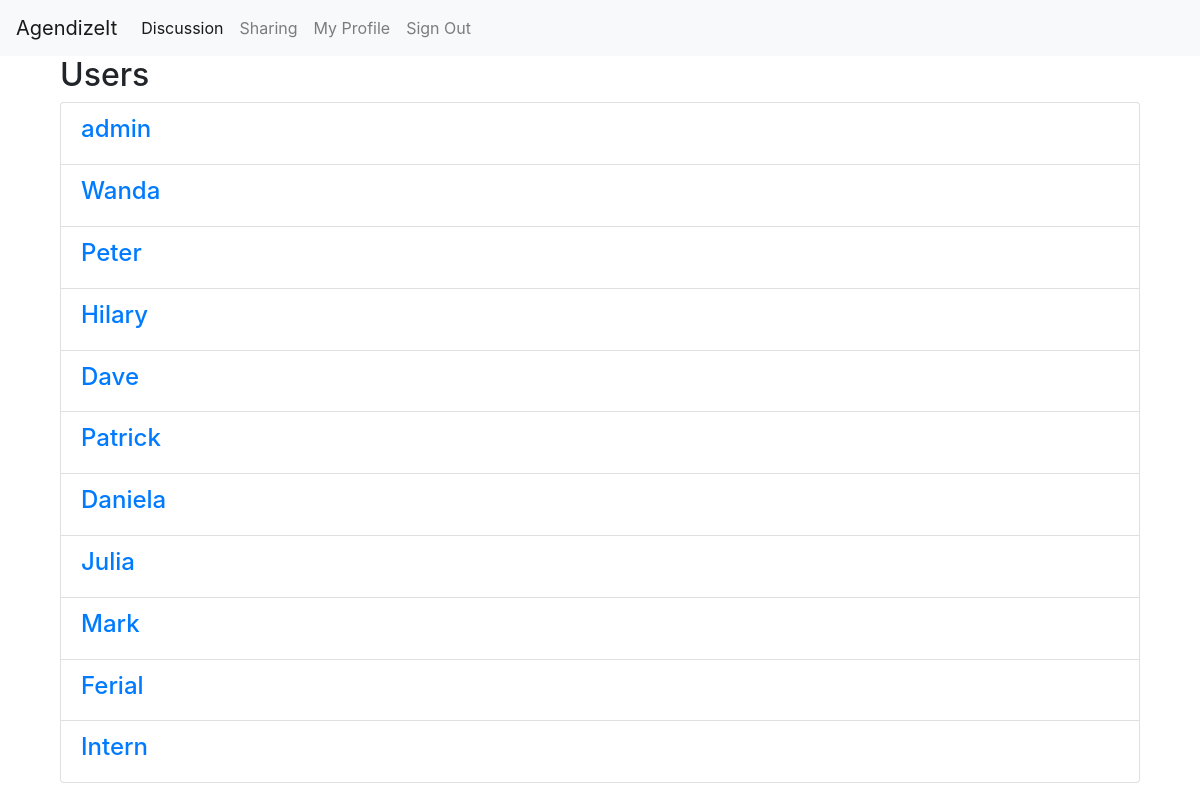
Screenshot of /users/ (signed in) with the database file from the repository.
### agendizeit/users/models.py (models this page shows, shortened)
class User(AbstractUser):
    name = models.CharField(_("Name of User"), blank=True, max_length=255)

### agendizeit/users/views.py (the view)
# urls.py: path("", view=views.UserListView.as_view(), name="list"),
class UserListView(LoginRequiredMixin, ListView):
    model = User
    slug_field = "username"
    slug_url_kwarg = "username"

### agendizeit/templates/users/user_list.html (shortened to what this page needs)
{% extends "base.html" %}
{% load static i18n %}
{% block content %}
<div class="container">
  <h2>Users</h2>
  <div class="list-group">
    {% for user in user_list %}
      <a href="{% url 'users:detail' user.username %}" class="list-group-item">
        <h4 class="list-group-item-heading">{{ user.username }}</h4>
      </a>
    {% endfor %}
  </div>
</div>
{% endblock content %}

### rows the page displays
User: username "admin"
User: username "Wanda"
User: username "Peter"
User: username "Hilary"
User: username "Dave"
User: username "Patrick"
User: username "Daniela"
User: username "Julia"
User: username "Mark"
User: username "Ferial"
User: username "Intern"
